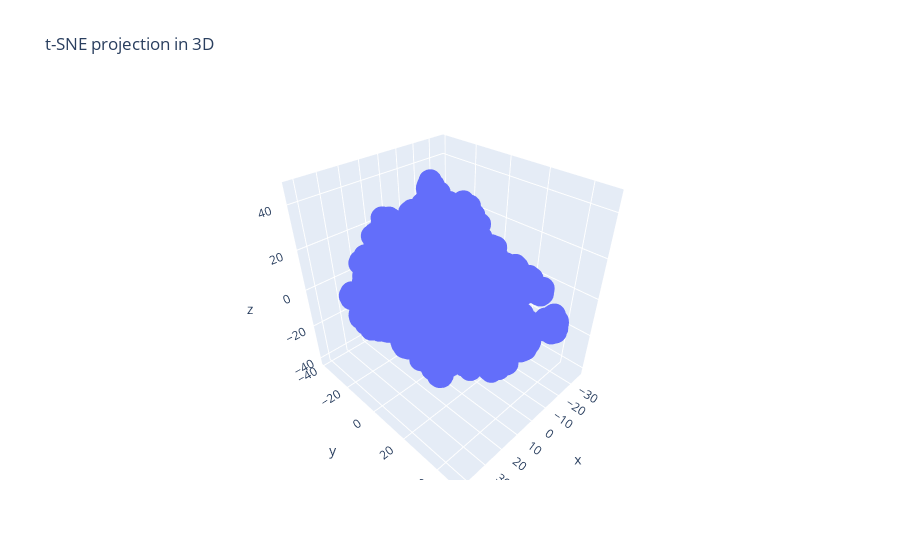

Notebook cell for this chart:
### Code cell
from sklearn.manifold import TSNE

# Applying the Singular value decomposition
from sklearn.decomposition import TruncatedSVD
svd = TruncatedSVD(n_components=10, random_state=2018)
svd_data = svd.fit_transform(vectors)
print("Dimensionality of LSA space: {}".format(svd_data.shape))

tsne3d = TSNE(n_jobs=6,
      early_exaggeration=4,
      n_components=3,
      verbose=1,
      random_state=2018,
      n_iter=10000)

# Putting the tsne information into a dataframe
projections3d = pd.DataFrame(data=tsne3d.fit_transform(svd_data), columns=["x", "y", "z"])

display(projections)

fig3d = px.scatter_3d(
    projections, x='x', y='y', z='z',
    #color=clusters.loc[clusters.eps == 0.15].label, labels={'color': 'eps'}  # color is misleading,
    title = 't-SNE projection in 3D'
)

fig3d.show()

### Figure 1 — Plotly figure (JSON) as saved in the notebook; plotly's stock layout.template omitted (floating-point values rounded to 4 significant figures; data arrays with more than 128 entries replaced by an {"elided": "..."} marker saying what was removed)
{"data": [{"hovertemplate": "x=%{x}<br>y=%{y}<br>z=%{z}<extra></extra>", "legendgroup": "", "marker": {"color": "#636efa", "symbol": "circle"}, "mode": "markers", "name": "", "scene": "scene", "showlegend": false, "type": "scatter3d", "x": {"elided": "13177 float values"}, "y": {"elided": "13177 float values"}, "z": {"elided": "13177 float values"}}], "layout": {"legend": {"tracegroupgap": 0}, "scene": {"domain": {"x": [0, 1], "y": [0, 1]}, "xaxis": {"title": {"text": "x"}}, "yaxis": {"title": {"text": "y"}}, "zaxis": {"title": {"text": "z"}}}, "title": {"text": "t-SNE projection in 3D"}}}
